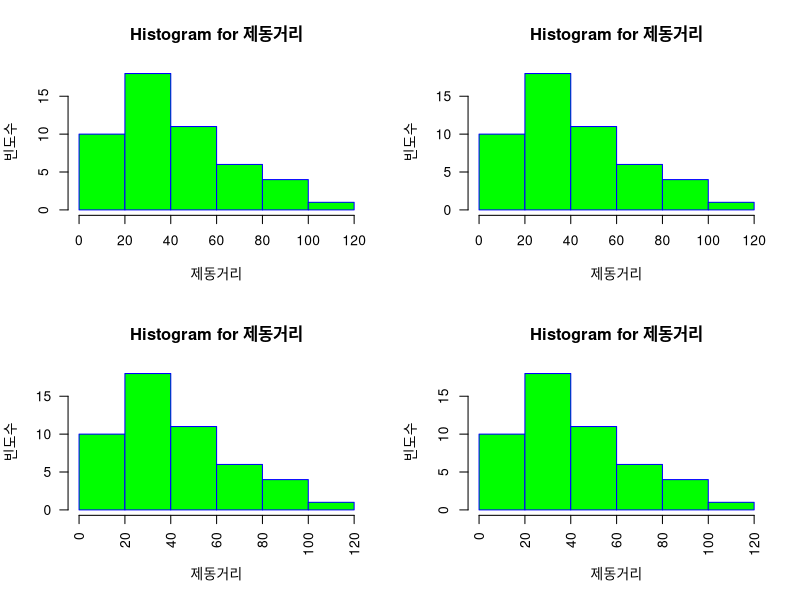
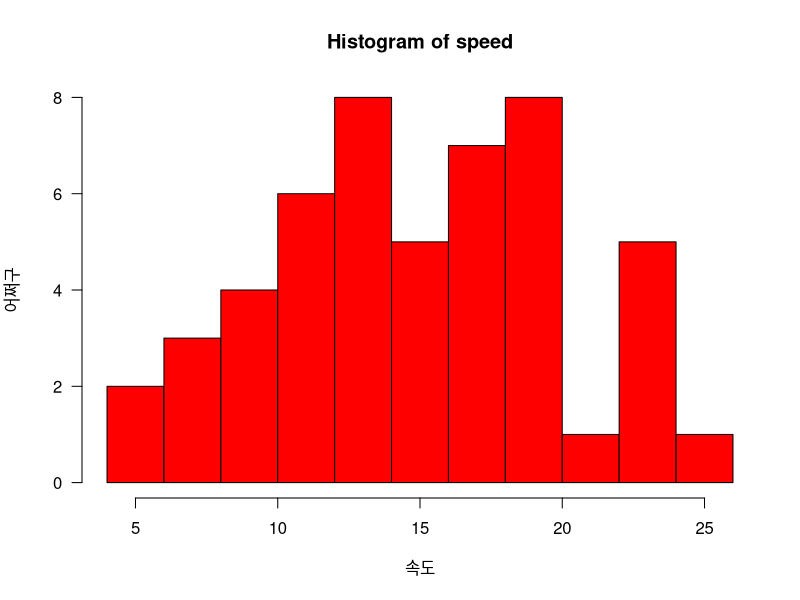
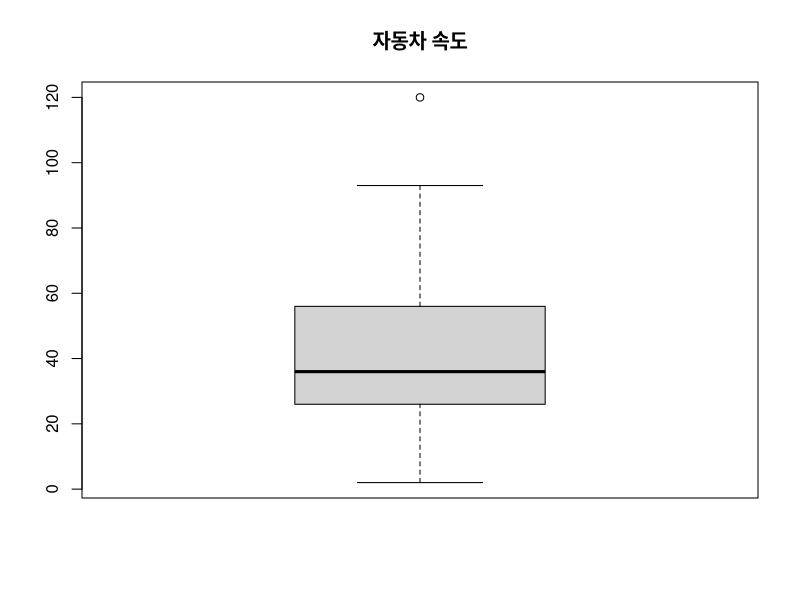
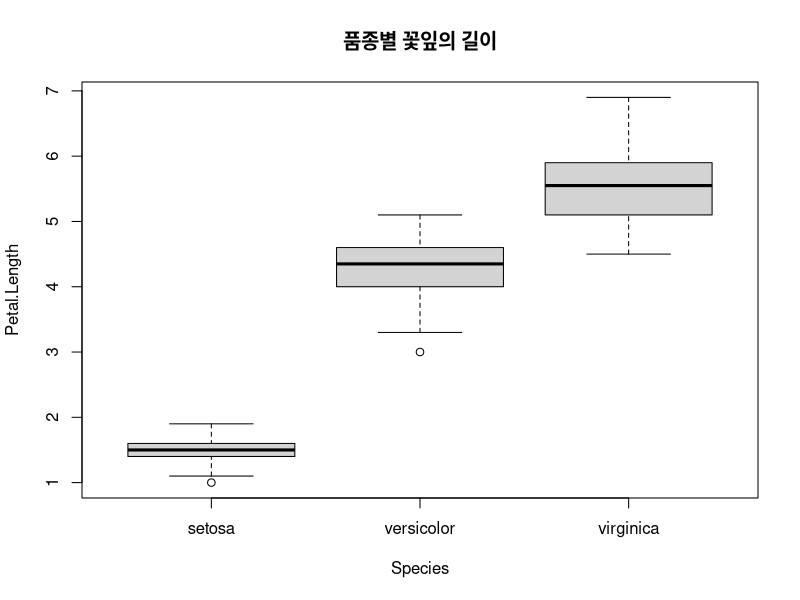
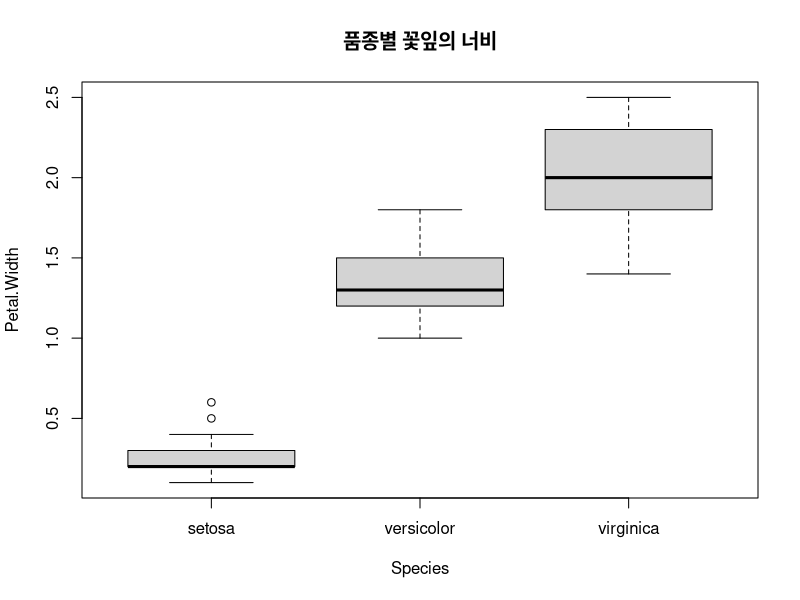
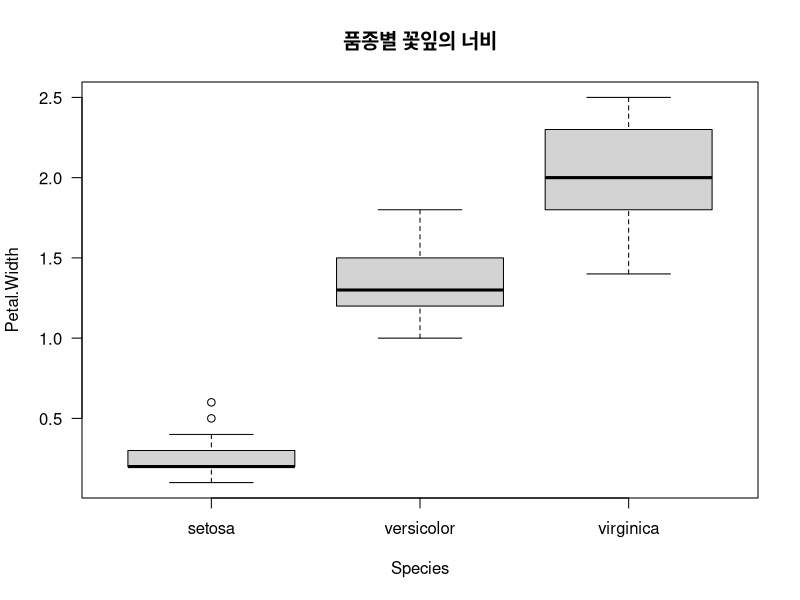
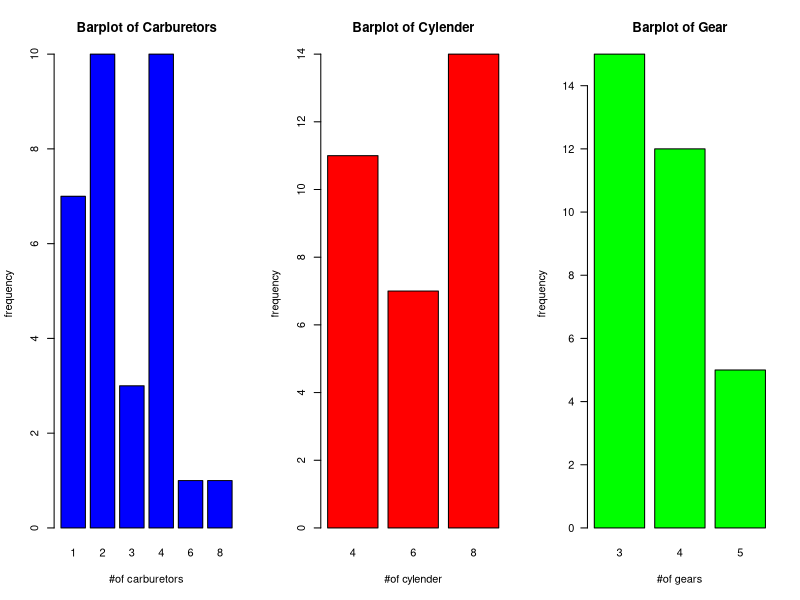
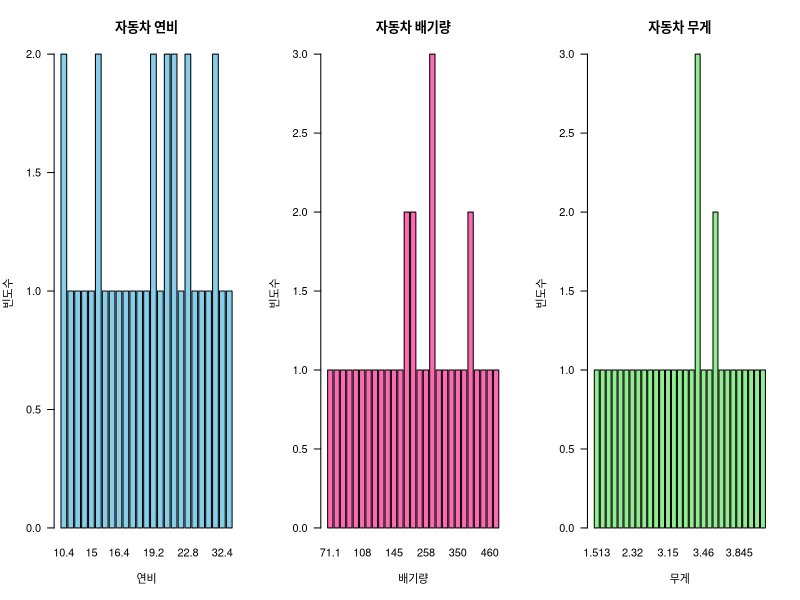

Write the R code that produced these figures, in order. (Note: this script raises an error after producing the figures.)
str(cars)
head(cars)
dist <- cars[,2] 
speed <- cars[ ,1]
summary(cars)
head(cars$speed)
par(mfrow=c(2,2))                     # 그래픽 매개변수 (parameter) 여러플롯을 하나에 배치
# par(mfcol=c(2,2))                   # 열 순서로 그림 왼위 왼아래 오위 오른쪽 아래
hist(dist,                            # 자료(data)
     main="Histogram for 제동거리",   # 제목
     xlab ="제동거리",                # x축 레이블
     ylab="빈도수",                   # y축 레이블
     border="blue",                   # 막대 테두리색
     col="green",                     # 막대 색
     las=0,                           # x축 글씨 방향(0~3)
     breaks=5)                        # 막대 개수 조절
hist(dist,                            # 자료(data)
     main="Histogram for 제동거리",   # 제목
     xlab ="제동거리",                # x축 레이블
     ylab="빈도수",                   # y축 레이블
     border="blue",                   # 막대 테두리색
     col="green",                     # 막대 색
     las=1,                           # x축 글씨 방향(0~3)
     breaks=5)                        # 막대 개수 조절
hist(dist,                            # 자료(data)
     main="Histogram for 제동거리",   # 제목
     xlab ="제동거리",                # x축 레이블
     ylab="빈도수",                   # y축 레이블
     border="blue",                   # 막대 테두리색
     col="green",                     # 막대 색
     las=2,                           # x축 글씨 방향(0~3)
     breaks=5)                        # 막대 개수 조절
hist(dist,                            # 자료(data)
     main="Histogram for 제동거리",   # 제목
     xlab ="제동거리",                # x축 레이블
     ylab="빈도수",                   # y축 레이블
     border="blue",                   # 막대 테두리색
     col="green",                     # 막대 색
     las=3,                           # x축 글씨 방향(0~3)
     breaks=5)                        # 막대 개수 조절

par(mfrow=c(1,1))                     # 원래 설정으로 초기화 
dev.off()                             # 초기화 

hist(speed,
     main="Histogram of speed",
     xlab = "속도",
     ylab = "어쩌구",
     border = "black",
     col = "red",
     las = 1,
     breaks = 8)

speed <- cars[ ,2]
boxplot(speed, main="자동차 속도")
boxplot.stats(speed)                          # 통계값
range(cars[,2])

boxes <- boxplot.stats(dist)
print(boxes)
str(boxes)

#$ stats: num [1:5] 2 26 36 56 93            최소 1사분위 2사분위(중앙값) 3사분위 최대
#$ n    : int 50                             개수
#$ conf : num [1:2] 29.3 42.7                확률 95% 신뢰구간
#$ out  : num 120                            이상치 outlier

# ~ 길이를 ~ 품종 별로 그려라
boxplot(Petal.Length~Species, data=iris, main="품종별 꽃잎의 길이")
boxplot(Petal.Width~Species, data=iris, main="품종별 꽃잎의 너비")
boxplot(Petal.Width~Species, data=iris, main="품종별 꽃잎의 너비", las=1)

str(mtcars)
head(mtcars)
summary(mtcars)
par(mfrow=c(1,3))
barplot(table(mtcars$carb), 
        main="Barplot of Carburetors",
        xlab="#of carburetors",  
        ylab="frequency",
        col="blue")
barplot(table(mtcars$cyl), 
        main="Barplot of Cylender",
        xlab="#of cylender",  
        ylab="frequency",
        col="red")
barplot(table(mtcars$gear), 
        main="Barplot of Gear",
        xlab="#of gears",  
        ylab="frequency",
        col="green", las = 1)

barplot(table(mtcars$mpg), 
        main="자동차 연비",
        xlab="연비",  
        ylab="빈도수",
        col="skyblue",
        las = 1,
        breaks = 5)
barplot(table(mtcars$disp), 
        main="자동차 배기량",
        xlab="배기량",  
        ylab="빈도수",
        col="hotpink",
        las = 1,
        breaks = 5)
barplot(table(mtcars$wt), 
        main="자동차 무게",
        xlab="무게",  
        ylab="빈도수",
        col="lightgreen",
        las = 1,
        breaks = 5)
par(mfrow=c(1,1)) # 해제


# 산점도 
rm(list = ls())

head(mtcars)
str(mtcars)

wt <- mtcars$wt                  # 중량 자료
mpg <- mtcars$mpg                # 연비 자료

plot(wt, mpg,                    # 2개 변수(x축, y축)
     main="중량-연비 그래프",    # 제목
     xlab="중량",                # x축 레이블
     ylab="연비(MPG)",           # y축 레이블
     col="red",                  # point의 color
     las = 1, 
     pch=19)                     # point의 종류

plot(mpg, wt,                    # 2개 변수(x축, y축)
     type = "p",                   # p(point) 종류 기본값 산점도 
     main = "중량-연비 그래프",    # 제목
     xlab = "연비",                # x축 레이블
     ylab = "중량",           # y축 레이블
     col = "red",                  # point의 color
     las = 1, 
     pch = 18)                     # point의 종류
par(mfrow=c(1,1)) # 해제

# pch 알아보기 chatgpt 코드 

# 3행 4열 레이아웃 설정
par(mfrow=c(3, 4))
# mtcars 데이터를 사용하여 pch 값을 0부터 11까지 각 점의 모양을 그리기
for (i in 0:11) {
  plot(mtcars$mpg, mtcars$wt,
       type = "b",
       pch=i, 
       main=paste("pch =", i), 
       xlab="mpg (연비)",
       ylab="wt (무게)",
       col="blue",
       cex=1.5)  # 점 크기 cex=1.5
}


# 산점도 행렬
# drat: 후방 차축비(rear axle ratio)
vars <- c("mpg","disp","drat","wt")    # 대상 변수
target <- mtcars[,vars]
head(target)
pairs(target,                          # 대상 데이터
      main="Multi Plots")

iris.2 <- iris[,3:4]                   # 데이터 준비
point <- as.numeric(iris$Species)      # 점의 모양
point                                  # point 내용 출력
color <- c("red","green","blue")       # 점의 컬러
plot(iris.2,
     main="Iris plot",
     pch=c(point),
     # col=color[point])
     col='hotpink')

plot(iris.2,
     main="Iris plot",
     pch=rep(c('+', '-', '|'), each =50),         # each를 지정해줘야 앞에 나오는 것부터 기호 지정 
     col=color[point])                            # 없을 땐 +-- |를 돌아가면서 순서대로 적용 150개 (+ - | 반복)


# 이전 메모리 제거
rm(list = ls())

# code 6-4
beers = c(5,2,9,8,3,7,3,5,3,5)                 # 자료 입력
bal <- c(0.1,0.03,0.19,0.12,0.04,0.0095,0.07,  # 자료 입력
         0.06,0.02,0.05)
#bal~beers:
# 공식(formula) 형태 bal y 축 종속변수, beer x축 독립변수 

tbl <- data.frame(beers,bal)                   # 데이터프레임 생성
tbl

plot(bal~beers, data=tbl)                 # 산점도
plot(bal~beers, tbl)                     # 산점도
 
# 선형 회귀 모델에서 **bal = β₀ + β₁ * beers + ε**와 같은 형태로 나타낼 수 있습니다.
# β₀: 절편 (intercept)
# β₁: 기울기 (slope)
# ε: 오차항 (error term)

res <- lm(bal~beers,data=tbl)                  # 선형 회귀식 도출(linear model) 약자 lm 
res                                            # coefficient 계수 
summary(res)
coef(res)                                      # 기울기, 절편 확인


abline(res)                                    # 회귀선 그리기
# abline(res, col ="yellow", lwd = 2)
cor(beers,bal)                                 # 상관계수 계산
cor(bal, beers)                                # 상관계수 계산

# code 6-5
cor(iris[,1:4])               # 4개 변수 간 상관성 분석
cor(iris[ ,-5])
# help(mtcars) 를 입력하면, mtcars 데이터의 설명을 볼 수 있습니다. 
cor(mtcars)
help(mtcars)

plot(iris.2,
     main="Iris plot",
     pch=rep(c('+', '-', '|'), each =50),         # each를 지정해줘야 앞에 나오는 것부터 기호 지정 
     col=color[point])                            # 없을 땐 +-- |를 돌아가면서 순서대로 적용 150개 (+ - | 반복)
iris
res2 <- lm(iris$Petal.Width~iris$Petal.Length, iris.2)
abline(res2)
cor(iris.2$Petal.Width, iris.2$Petal.Length)
coef(res2)
summary(res2)

#https://www.perplexity.ai/ 검색 가능 ai 

# 데이터 생성
set.seed(123)
x <- 1:50
y <- 5 + 2*x + rnorm(50, 0, 5)

# 선형 회귀 모델 만들기
model <- lm(y ~ x)

# 예측값 계산
y_pred <- predict(model)

# 그래프 그리기
plot(x, y,
     xlab = "Independent Variable (x)", 
     ylab = "Dependent Variable (y)",
     main = "Observed vs. Predicted Values")

# 관측값과 예측값 사이의 선분 그리기
segments(x, y, x, y_pred, col = "gray", lty = 2)

# 예측값 선 그리기
lines(x, y_pred, col = "red")

# 범례 추가
legend("topleft", legend = c("Observed", "Predicted"),
       col = c("black", "red"), lty = c(1, 1),
       bty = "n")

# 선형 그래프 

# 이전 메모리 제거
rm(list = ls())

# code 6-6
month = 1:12                          # 자료 입력
late = c(5,8,7,9,4,6,12,13,8,6,6,4)   # 자료 입력
plot(month,                           # x data
     late,                            # y data
     main="지각생 통계",              # 제목
     type= "l",                       # 그래프의 종류 선택(알파벳 l line)
     lty=1,                           # 선의 종류(line type) 선택
     lwd=1,                           # 선의 굵기 선택
     xlab="Month",                    # x축 레이블
     ylab="Late cnt"                  # y축 레이블
)

# code 6-7
month = 1:12
late1 = c(5,8,7,9,4,6,12,13,8,6,6,4)
late2 = c(4,6,5,8,7,8,10,11,6,5,7,3)
plot(month,                          # x data
     late1,                          # y data
     main="Late Students",
     type= "b",                      # 그래프의 종류 선택(알파벳)
     lty=1,                          # 선의 종류(line type) 선택
     col="red",                      # 선의 색 선택
     xlab="Month ",                  # x축 레이블
     ylab="Late cnt",                # y축 레이블
     ylim=c(1, 15)                   # y축 값의 (하한, 상한)
)

# 위 그림에 다음 그림을 그림
lines(month,                         # x data
      late2,                         # y data
      type = "b",                    # 선의 종류(line type) 선택
      col = "blue")                  # 선의 색 선택

legend("topleft", legend = c("학생 A", "학생 B"),
       col = c("red", "blue"), lty = c(1, 1),
       bty = "n")




# type 별 그래프 예시 
# 데이터 준비
x <- c(1, 2, 3, 4, 5)
y <- c(1, 4, 9, 16, 25)

# 1. 점만 표시 (type = "p")
plot(x, y, type = "p", main = "Plot Type Examples", col = "red", pch = 16, xlab = "X", ylab = "Y")

# 2. 선만 표시 (type = "l")
plot(x, y, type = "l", main = "Plot Type Examples", col = "blue", lwd = 2, xlab = "X", ylab = "Y")

# 3. 점과 선 모두 표시 (type = "b")
plot(x, y, type = "b", main = "Plot Type Examples", col = "green", pch = 16, lwd = 2, xlab = "X", ylab = "Y")

# 4. 선만 표시 (type = "c")
plot(x, y, type = "c", main = "Plot Type Examples", col = "purple", lwd = 2, xlab = "X", ylab = "Y")

# 5. 점과 선 겹쳐서 표시 (type = "o")
plot(x, y, type = "o", main = "Plot Type Examples", col = "orange", pch = 16, lwd = 2, xlab = "X", ylab = "Y")

# 6. 수직선만 표시 (type = "h")
plot(x, y, type = "h", main = "Plot Type Examples", col = "brown", lwd = 2, xlab = "X", ylab = "Y")

# 7. 계단 모양 선 (type = "s")
plot(x, y, type = "s", main = "Plot Type Examples", col = "cyan", lwd = 2, xlab = "X", ylab = "Y")

# 8. 아무 것도 그리지 않음 (type = "n")
plot(x, y, type = "n", main = "Plot Type Examples", xlab = "X", ylab = "Y")

# 이전 메모리 제거
rm(list = ls())

# code 6-8

## (1) Prepare Data ----------------------
# 패키지가 미설치면 FALSE 반환
# 패키지가 설치면 메모리 로드
require("mlbench")

if (!require("mlbench")) {
  install.packages("mlbench")
}
library(mlbench)

help(mlbench)
data("mlbench.cuboids")
data("BostonHousing")
colnames(BostonHousing)

myds <- BostonHousing[,c("crim","rm","dis","tax","medv")]



## (2) Add new column ----------------------
grp <- c()
for (i in 1:nrow(myds)) {                    # myds$medv 값에 따라 그룹 분류
  if (myds$medv[i] >= 25.0) {
    grp[i] <- "H"
  } else if (myds$medv[i] <= 17.0) {
    grp[i] <- "L"
  } else {
    grp[i] <- "M"
  }
}
grp <- factor(grp)                           # 문자벡터를 팩터 타입으로 변경
grp <- factor(grp, levels=c("H","M","L"))    # 레벨의 순서를 H,L,M -> H,M,L

myds <- data.frame(myds, grp)                # myds에 grp 컬럼 추가

## (3) Add new column ----------------------
str(myds)
head(myds)
table(myds$grp)                              # 주택 가격 그룹별 분포

## (4) histogram ----------------------
par(mfrow=c(2,3))                            # 2x3 가상화면 분할
for(i in 1:5) {
  hist(myds[,i], main=colnames(myds)[i], col="yellow")
}
par(mfrow=c(1,1))                            # 2x3 가상화면 분할 해제

## (5) boxplot ----------------------
par(mfrow=c(2,3))                            # 2x3 가상화면 분할
for(i in 1:5) {
  boxplot(myds[,i], main=colnames(myds)[i])
}
par(mfrow=c(1,1))                            # 2x3 가상화면 분할 해제

## (6) boxplot by group ------------------
boxplot(myds$crim ~ myds$grp, main="1인당 범죄율")
boxplot(myds$rm ~ myds$grp, main="방의 수")
boxplot(myds$dis ~ myds$grp, main="직업센터까지의 거리")
boxplot(myds$tax ~ myds$grp, main="재산세")

## (7) scatter plot ------------------
pairs(myds[,-6])

## (8) scatter plot with group ------------------
point <- as.integer(myds$grp)                # 점의 모양 지정
color <- c("red","green","blue")             # 점의 색 지정
pairs(myds[,-6], pch=point, col=color[point])

## (9) correlation coefficient ------------------
cor(myds[,-6])

#################################################
# mlbench 패키지 설치
install.packages("mlbench")

# mlbench 패키지 로드
library(mlbench)

# BostonHousing 데이터셋 로드
data("BostonHousing")

# 데이터셋 확인
str(BostonHousing)
summary(BostonHousing)













































































































